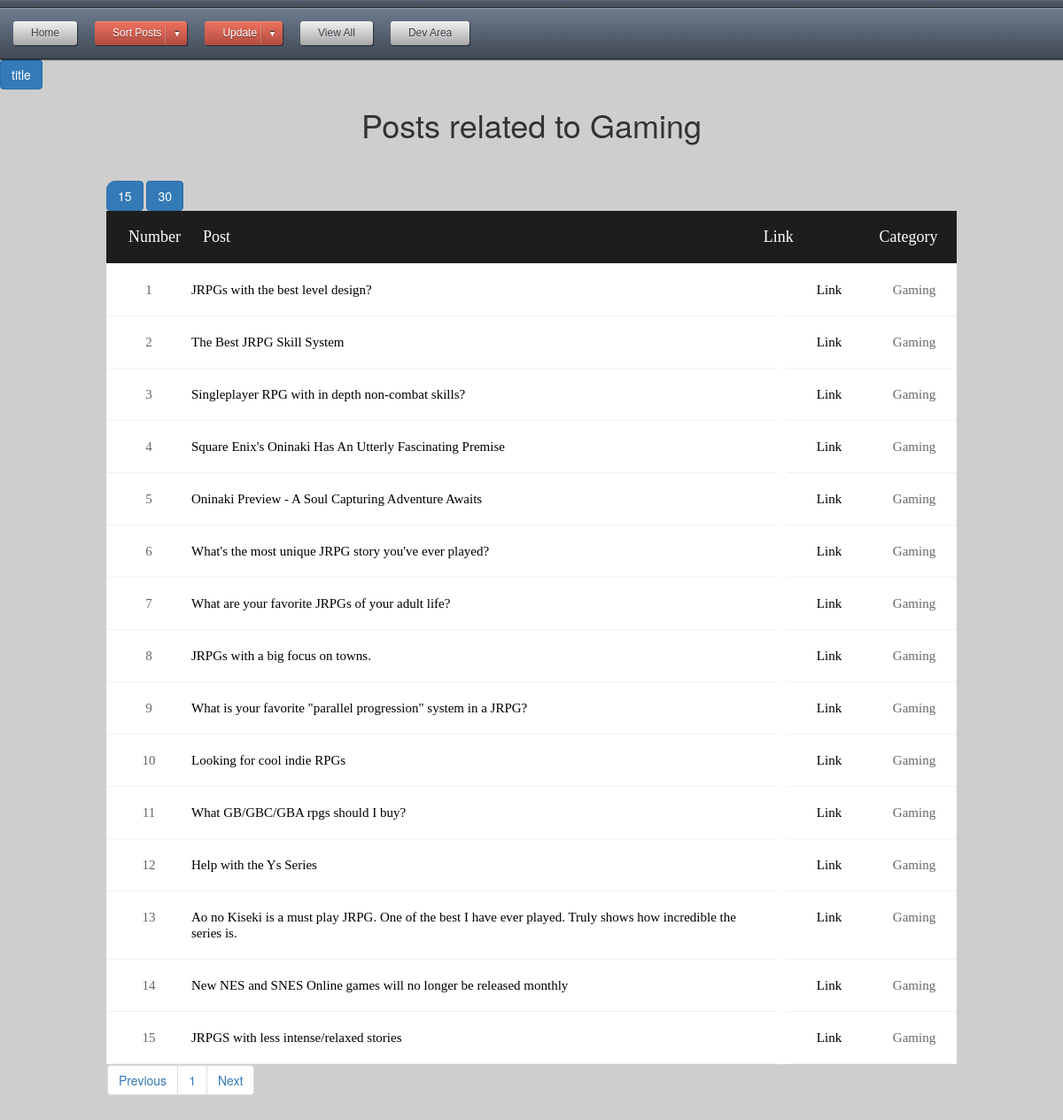
/sortby/1/15?sort_cat=Gaming, run on the app's committed database.
### app.py (models this page shows)
class posts(db.Model):
    id = db.Column(db.String, primary_key=True)
    title = db.Column(db.String(80), unique=True, nullable=False)
    link = db.Column(db.String(120), unique=True, nullable=False)
    category = db.Column(db.String(120), unique=True, nullable=False)
    date_added = db.Column(db.String(120), unique=False, nullable=False)
    thread_text = db.Column(db.String(400), unique=True, nullable=False)
    image = db.Column(db.String(400), unique=True, nullable=False)

### app.py (the view)
@app.route('/sortby/<int:page_num>/<int:per_page_res>', methods=['GET', 'POST'])
def sortby(page_num, per_page_res):
	sort_cat = request.args.get('sort_cat', None)
	order_by = request.args.get('order_by', None)
	print(sort_cat)
	per_page = per_page_res
	t3 = posts.query.filter_by(category=sort_cat).order_by(order_by).paginate(per_page=per_page_res, page=page_num, error_out=True)
	return render_template("sortby.html", count=count, order_by=order_by, t3=t3, per_page=per_page, posts=posts, zip=zip, sort_cat=sort_cat)

### app.py (called while the page is built)
@app.context_processor
def utility_functions():
    def print_in_console(message):
        print (str(message))
    return dict(mdebug=print_in_console)

@app.context_processor
def inject_user():
    return dict(category=categories)

### templates/sortby.html (shortened to what this page needs)
<!DOCTYPE html>
<html>
<head>
</head>
{% include "topnav.html" %}
<div class="limiter">
<body>
<a href="{{url_for('sortby', page_num=t3.page, per_page_res=15, order_by='title', sort_cat=sort_cat )}}"><button type="button" class="btn btn-primary">title</button></a>
<h1>Posts related to {{sort_cat}}</h1>
	<div class="container-table100">
			<div class="wrap-table100">
				<a href="{{url_for('sortby', page_num=t3.page, per_page_res=15, order_by=order_by, sort_cat=sort_cat )}}"><button type="button" class="btn btn-primary">15</button></a>
				<a href="{{url_for('sortby', page_num=t3.page, per_page_res=30, order_by=order_by, sort_cat=sort_cat )}}"><button type="button" class="btn btn-primary">30</button></a>
					<div class="table">
						<div class="row header" style="content: none">
							<div class="cell">Number</div>
							<div class="cell">Post</div>
							<div class="cell">Link</div>
							<div class="cell">Category</div>
						</div>
						{% for t,i in zip(t3.items, range(per_page, 0, -1)) %}
						<div class="row">
							<div class="cell" data-title="Number">
								{% if t3.page == 1 %}
								{{(t3.page * (per_page+1))-i}}
								{% else %}
								{{(t3.page * (per_page))-(i-1)}}
								{% endif %}
							</div>
							<div class="cell" data-title="Post" style="width:69%;"><a href="#" data-toggle="modal" data-target="#{{t.id}}">{{t.title}}</div>
							<div class="cell" data-title="Link"><a href="{{t.link}}" target='_blank'>Link</a></div>
							<div class="cell" data-title="Category">{{t.category}}</div>
						</div>
						{% endfor %}
						<nav aria-label="Page navigation example">
							<ul class="pagination" style="margin:1px">
										<li class="page-item"><a class="page-link" href="{{url_for('sortby', page_num=(t3.page + 1), per_page_res=per_page, sort_cat=sort_cat )}}">Previous</a>
								{% for page in t3.iter_pages(right_edge=1, left_edge=5) %}
									{% if page %}
										<li class="page-item"><a class="page-link" href="{{url_for('sortby', page_num=page, per_page_res=per_page, sort_cat=sort_cat )}}">{{ page }}</a>
									{% else %}
										<li class="page-item"><a class="page-link" href="#">...</a>
									{% endif %}
								{% endfor %}
										<li class="page-item"><a class="page-link" href="{{url_for('sortby', page_num=(t3.page + 1), per_page_res=per_page, sort_cat=sort_cat )}}">Next</a>
							</ul>
						</nav>
					</div>
</body>
</html>

### static/CSS/style.css (style rules this page uses)
h1 { text-align:center; }
body { padding-bottom: .1px; }
a:link { color: black; text-decoration: none; }
.container:before, .container:after, { display: table; content: none; }
.limiter { width: 100%; background: #cecece; margin: 0 auto; }
.container-table100 { width: 100%; min-height: 100vh; display: -webkit-box; display: -webkit-flex; display: -moz-box; display: -ms-flexbox; display: flex; align-items: center; justify-content: center; flex-wrap: wrap; padding: 33px 30px; }
.wrap-table100 { width: 960px; border-radius: 10px; overflow: hidden; }
.table { width: 100%; display: table; margin: 0; }
.row { display: table; background: #fff; margin-left: 0px; }
.row.header { color: #ffffff; background: #1d1d1d; }
.cell { display: table-cell; }
.row .cell { font-family: Poppins-Regular; font-size: 15px; color: #666666; line-height: 1.2; font-weight: unset !important; padding-top: 20px; padding-bottom: 20px; border-bottom: 1px solid #f2f2f2; }
.row.header .cell { font-family: Poppins-Regular; font-size: 18px; color: #fff; line-height: 1.2; font-weight: unset !important; padding-top: 19px; padding-bottom: 19px; }
.row .cell:nth-child(1) { width: 10%; text-align: center; }
.row .cell:nth-child(2) { width: 58%; padding-right: 2% }
.row .cell:nth-child(3) { width: 10%; }
.row .cell:nth-child(4) { width: 10%; text-align: center; }
.row .cell:nth-child(5) { width: 10%; text-align: center; }
.row:before { content: none; }
div.row.header::after { content: none; }
div.row::after { content: none; }
.table, .row { width: 100% !important; }
.pagination { display: inline-flex; }
.pagination a { color: black; float: left; padding: 8px 16px; text-decoration: none; }

### data on the page
posts: page "1", title "JRPGs with the best level design?", category "Gaming"
posts: page "2", title "The Best JRPG Skill System", category "Gaming"
posts: page "3", title "Singleplayer RPG with in depth non-combat skills?", category "Gaming"
posts: page "4", title "Square Enix's Oninaki Has An Utterly Fascinating Premise", category "Gaming"
posts: page "5", title "Oninaki Preview - A Soul Capturing Adventure Awaits", category "Gaming"
posts: page "6", title "What's the most unique JRPG story you've ever played?", category "Gaming"
posts: page "7", title "What are your favorite JRPGs of your adult life?", category "Gaming"
posts: page "8", title "JRPGs with a big focus on towns.", category "Gaming"
posts: page "9", title "What is your favorite \"parallel progression\" system in a JRPG?", category "Gaming"
posts: page "10", title "Looking for cool indie RPGs", category "Gaming"
posts: page "11", title "What GB/GBC/GBA rpgs should I buy?", category "Gaming"
posts: page "12", title "Help with the Ys Series", category "Gaming"
posts: page "13", title "Ao no Kiseki is a must play JRPG. One of the best I have ever played. Truly shows how incredible the series is.", category "Gaming"
posts: page "14", title "New NES and SNES Online games will no longer be released monthly", category "Gaming"
posts: page "15", title "JRPGS with less intense/relaxed stories", category "Gaming"

### other printed values
{{ sort_cat }} "Gaming"
{{ page }} "1"
